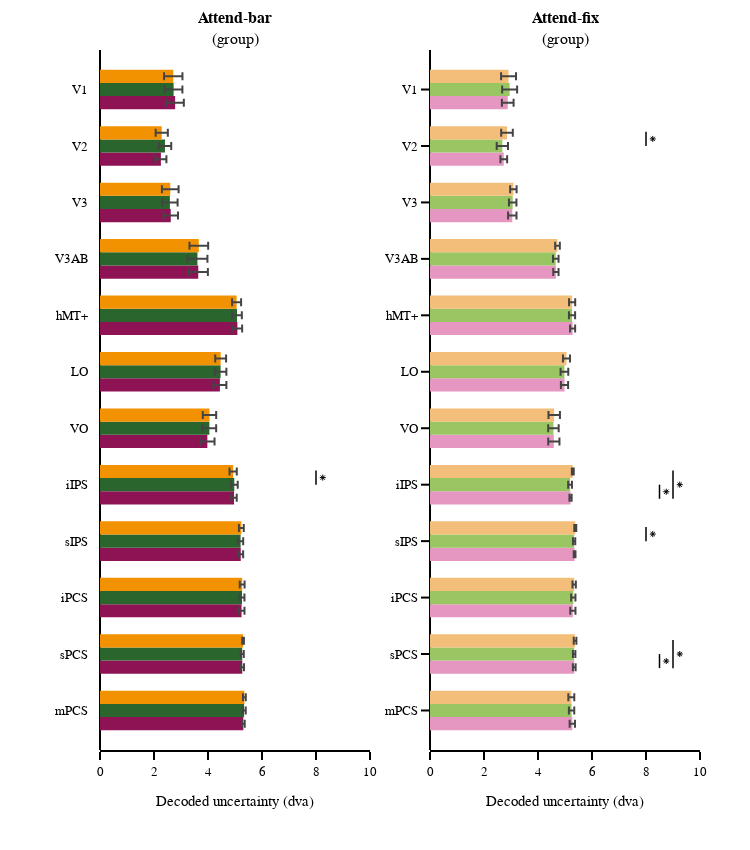

Notebook cell for this chart:
### Code cell
# Subplot settings
rows, cols = 1, 2
row_heights, column_widths =  [1], [1,1]
sb_specs = [[{},{}]]
subplot_width, subplot_height = 300,700

fig_width, fig_height = 0, 0
for column_width in column_widths:fig_width += subplot_width*column_width
for row_height in row_heights: fig_height +=subplot_height*row_height
fig_width = fig_width + margin_l + margin_r
fig_height = fig_height + margin_t + margin_b
subplot_titles = ['<b>Attend-bar</b><br>(group)'.format(subject),
                  '<b>Attend-fix</b><br>(group)'.format(subject)]

fig = make_subplots(rows=rows, cols=cols, specs=sb_specs, print_grid=False, vertical_spacing=0.04, horizontal_spacing=0.1,
                    column_widths=column_widths, row_heights=row_heights,  subplot_titles=subplot_titles)

# Draw figure
for attend_task, attend_task_txt in zip(attend_tasks, attend_tasks_txt):
    if attend_task == 'AttendBar': 
        col = 1
        showlegend = False
        marker_colors = [gc_colors[0], gl_colors[0], gr_colors[0]]
    elif attend_task == 'AttendFix': 
        col = 2 
        marker_colors = [gc_colors[1], gl_colors[1], gr_colors[1]]

    # get data    
    df_stats.roi = pd.Categorical(df_stats.roi,categories=rois)
    x_gc = df_stats_roi.loc[df_stats_roi.attend_task==attend_task].gc_decoded_std_mean
    x_gc_eb = df_stats_roi.loc[df_stats_roi.attend_task==attend_task].gc_decoded_std_sem
    x_gl = df_stats_roi.loc[df_stats_roi.attend_task==attend_task].gl_decoded_std_mean
    x_gl_eb = df_stats_roi.loc[df_stats_roi.attend_task==attend_task].gl_decoded_std_sem
    x_gr = df_stats_roi.loc[df_stats_roi.attend_task==attend_task].gr_decoded_std_mean
    x_gr_eb = df_stats_roi.loc[df_stats_roi.attend_task==attend_task].gr_decoded_std_sem

    # plot data
    fig.append_trace(go.Bar(y=y_rois, x=x_gr, orientation='h', marker_color=marker_colors[2], 
                            hovertemplate=hover, showlegend=showlegend, 
                            legendgroup='gaze-right', name='<i>Gaze right<i>',
                            error_x_type='data', error_x_symmetric=False,
                            error_x_array=x_gr_eb, error_x_arrayminus=x_gr_eb),
                     row=1, col=col)
    
    fig.append_trace(go.Bar(y=y_rois, x=x_gl, orientation='h', marker_color=marker_colors[1], 
                            hovertemplate=hover, showlegend=showlegend, 
                            legendgroup='gaze-left', name='<i>Gaze left<i>',
                            error_x_type='data', error_x_symmetric=False,
                            error_x_array=x_gl_eb, error_x_arrayminus=x_gl_eb),
                     row=1, col=col)
    
    fig.append_trace(go.Bar(y=y_rois, x=x_gc, orientation='h', marker_color=marker_colors[0], 
                            hovertemplate=hover, showlegend=showlegend, 
                            legendgroup='gaze-center', name='<i>Gaze center<i>',
                            error_x_type='data', error_x_symmetric=False,
                            error_x_array=x_gc_eb, error_x_arrayminus=x_gc_eb),
                     row=1, col=col)
    
    # plot stats
    p_flags = np.array(df_stats_roi.loc[df_stats_roi.attend_task==attend_task].gc_gl_p_val_bilateral<0.05)
    for t, p_flag in enumerate(p_flags):
        if p_flag:
            y_line = np.linspace(y_rois[t]+0.25,y_rois[t]-0,10)
            x_line = y_line*0+x_stats_line
            fig.append_trace(go.Scatter(x=x_line,y=y_line, marker_symbol='line-ns-open', showlegend=False, line_width = 1.5,
                                        mode='lines', marker_color='black', hoverinfo='skip'),row=1, col=col)
            
            fig.append_trace(go.Scatter(x=x_line+x_gap_asterisk,
                                        y=[np.mean(y_line)], marker_symbol='asterisk-open', showlegend=False, 
                                        mode='markers', marker_color='black', hoverinfo='skip', marker_size=5),row=1, col=col)
            
    p2_flags = np.array(df_stats_roi.loc[df_stats_roi.attend_task==attend_task].gc_gr_p_val_bilateral<0.05)
    for t, p_flag in enumerate(p2_flags):
        if p_flag:
            y_line = np.linspace(y_rois[t]+0.25,y_rois[t]-0.25,10)
            x_line = y_line*0+x_stats3_line
            fig.append_trace(go.Scatter(x=x_line,y=y_line, marker_symbol='line-ns-open', showlegend=False, line_width = 1.5,
                                        mode='lines', marker_color='black', hoverinfo='skip'),row=1, col=col)
            
            fig.append_trace(go.Scatter(x=x_line+x_gap_asterisk,
                                        y=[np.mean(y_line)], marker_symbol='asterisk-open', showlegend=False, 
                                        mode='markers', marker_color='black', hoverinfo='skip', marker_size=5),row=1, col=col)
            
    p3_flags = np.array(df_stats_roi.loc[df_stats_roi.attend_task==attend_task].gl_gr_p_val_bilateral<0.05)
    for t, p_flag in enumerate(p2_flags):
        if p_flag:
            y_line = np.linspace(y_rois[t]+0,y_rois[t]-0.25,10)
            x_line = y_line*0+x_stats2_line
            fig.append_trace(go.Scatter(x=x_line,y=y_line, marker_symbol='line-ns-open', showlegend=False, line_width = 1.5,
                                        mode='lines', marker_color='black', hoverinfo='skip'),row=1, col=col)
            
            fig.append_trace(go.Scatter(x=x_line+x_gap_asterisk,
                                        y=[np.mean(y_line)], marker_symbol='asterisk-open', showlegend=False, 
                                        mode='markers', marker_color='black', hoverinfo='skip', marker_size=5),row=1, col=col)
                
    
# set figure axis
for xaxis in ['xaxis', 'xaxis2']:
    exec("fig.layout.update({}_range=xaxis_range)".format(xaxis))
    exec("fig.layout.update({}_title=xaxis_title)".format(xaxis))
    exec("fig.layout.update({}_tickvals=xaxis_tickvals)".format(xaxis))
    exec("fig.layout.update({}_ticktext=xaxis_ticktext)".format(xaxis))
    exec("fig.layout.update({}_zeroline=True)".format(xaxis))

for yaxis in ['yaxis', 'yaxis2', ]:
    exec("fig.layout.update({}_range=yaxis_range)".format(yaxis))
    exec("fig.layout.update({}_tickvals=yaxis_tickvals)".format(yaxis))
    exec("fig.layout.update({}_ticktext=yaxis_ticktext)".format(yaxis))

# set axis
for row in np.arange(rows):
    for col in np.arange(cols):
        fig.update_xaxes(visible=True, ticklen=8, linewidth=template_specs['axes_width'], row=row+1, col=col+1)

# set figure
fig.layout.update(yaxis_title='', yaxis_color = 'rgba(0,0,0,0)', yaxis_tickfont_color='black', bargap=0.3, template=fig_template, width=fig_width, height=fig_height, margin_l=margin_l, margin_r=margin_r, margin_t=margin_t, margin_b=margin_b,
                  legend_yanchor='top', legend_y=-0.15,legend_x=-0.05, legend_xanchor='left', legend_bgcolor='rgba(255,255,255,0)', legend_tracegroupgap=1)

# show and save figure
fig.show(config={"displayModeBar": False})
fig.write_image("{}/{}_decode_std2.pdf".format(group_tsv_dir, subject))
fig.write_html("{}/{}_decode_std2.html".format(group_tsv_dir, subject),config={"displayModeBar": False})

### Figure 1 — Plotly figure (JSON) as saved in the notebook; plotly's stock layout.template omitted (floating-point values rounded to 4 significant figures)
{"data": [{"error_x": {"array": [0.322, 0.2042, 0.2663, 0.3552, 0.1764, 0.2395, 0.2657, 0.1005, 0.08953, 0.1088, 0.06281, 0.0514], "arrayminus": [0.322, 0.2042, 0.2663, 0.3552, 0.1764, 0.2395, 0.2657, 0.1005, 0.08953, 0.1088, 0.06281, 0.0514], "symmetric": false, "type": "data"}, "hovertemplate": "ROI: %{y}<br>Decoded uncertainty: %{x:1.2f}", "legendgroup": "gaze-right", "marker": {"color": "rgba(142, 19, 84, 1)"}, "name": "<i>Gaze right<i>", "orientation": "h", "showlegend": false, "type": "bar", "x": [2.783, 2.255, 2.622, 3.64, 5.089, 4.441, 3.976, 4.964, 5.213, 5.242, 5.27, 5.309], "xaxis": "x", "y": [12, 11, 10, 9, 8, 7, 6, 5, 4, 3, 2, 1], "yaxis": "y"}, {"error_x": {"array": [0.3255, 0.2319, 0.2857, 0.37, 0.1779, 0.2142, 0.2522, 0.1269, 0.09634, 0.08984, 0.05711, 0.05983], "arrayminus": [0.3255, 0.2319, 0.2857, 0.37, 0.1779, 0.2142, 0.2522, 0.1269, 0.09634, 0.08984, 0.05711, 0.05983], "symmetric": false, "type": "data"}, "hovertemplate": "ROI: %{y}<br>Decoded uncertainty: %{x:1.2f}", "legendgroup": "gaze-left", "marker": {"color": "rgba(41, 101, 44, 1)"}, "name": "<i>Gaze left<i>", "orientation": "h", "showlegend": false, "type": "bar", "x": [2.726, 2.406, 2.589, 3.609, 5.075, 4.467, 4.05, 4.974, 5.207, 5.26, 5.267, 5.337], "xaxis": "x", "y": [12, 11, 10, 9, 8, 7, 6, 5, 4, 3, 2, 1], "yaxis": "y"}, {"error_x": {"array": [0.3411, 0.2253, 0.3088, 0.3462, 0.167, 0.2009, 0.2485, 0.1347, 0.09037, 0.08988, 0.03137, 0.05146], "arrayminus": [0.3411, 0.2253, 0.3088, 0.3462, 0.167, 0.2009, 0.2485, 0.1347, 0.09037, 0.08988, 0.03137, 0.05146], "symmetric": false, "type": "data"}, "hovertemplate": "ROI: %{y}<br>Decoded uncertainty: %{x:1.2f}", "legendgroup": "gaze-center", "marker": {"color": "rgba(243, 146, 0, 1)"}, "name": "<i>Gaze center<i>", "orientation": "h", "showlegend": false, "type": "bar", "x": [2.713, 2.287, 2.602, 3.66, 5.059, 4.469, 4.055, 4.931, 5.235, 5.265, 5.299, 5.348], "xaxis": "x", "y": [12, 11, 10, 9, 8, 7, 6, 5, 4, 3, 2, 1], "yaxis": "y"}, {"hoverinfo": "skip", "line": {"width": 1.5}, "marker": {"color": "black", "symbol": "line-ns-open"}, "mode": "lines", "showlegend": false, "type": "scatter", "x": [8, 8, 8, 8, 8, 8, 8, 8, 8, 8], "xaxis": "x", "y": [5.25, 5.222, 5.194, 5.167, 5.139, 5.111, 5.083, 5.056, 5.028, 5], "yaxis": "y"}, {"hoverinfo": "skip", "marker": {"color": "black", "size": 5, "symbol": "asterisk-open"}, "mode": "markers", "showlegend": false, "type": "scatter", "x": [8.25, 8.25, 8.25, 8.25, 8.25, 8.25, 8.25, 8.25, 8.25, 8.25], "xaxis": "x", "y": [5.125], "yaxis": "y"}, {"error_x": {"array": [0.2166, 0.124, 0.1563, 0.09785, 0.09316, 0.1332, 0.2079, 0.04036, 0.03267, 0.09618, 0.05113, 0.09896], "arrayminus": [0.2166, 0.124, 0.1563, 0.09785, 0.09316, 0.1332, 0.2079, 0.04036, 0.03267, 0.09618, 0.05113, 0.09896], "symmetric": false, "type": "data"}, "hovertemplate": "ROI: %{y}<br>Decoded uncertainty: %{x:1.2f}", "legendgroup": "gaze-right", "marker": {"color": "rgba(230, 151, 193, 1)"}, "name": "<i>Gaze right<i>", "orientation": "h", "showlegend": false, "type": "bar", "x": [2.879, 2.733, 3.048, 4.663, 5.282, 4.982, 4.587, 5.205, 5.355, 5.291, 5.343, 5.271], "xaxis": "x2", "y": [12, 11, 10, 9, 8, 7, 6, 5, 4, 3, 2, 1], "yaxis": "y2"}, {"error_x": {"array": [0.2766, 0.2089, 0.1384, 0.1038, 0.1142, 0.143, 0.1945, 0.07051, 0.04209, 0.07959, 0.04539, 0.09906], "arrayminus": [0.2766, 0.2089, 0.1384, 0.1038, 0.1142, 0.143, 0.1945, 0.07051, 0.04209, 0.07959, 0.04539, 0.09906], "symmetric": false, "type": "data"}, "hovertemplate": "ROI: %{y}<br>Decoded uncertainty: %{x:1.2f}", "legendgroup": "gaze-left", "marker": {"color": "rgba(153, 198, 98, 1)"}, "name": "<i>Gaze left<i>", "orientation": "h", "showlegend": false, "type": "bar", "x": [2.95, 2.679, 3.063, 4.657, 5.26, 4.979, 4.571, 5.188, 5.337, 5.307, 5.339, 5.243], "xaxis": "x2", "y": [12, 11, 10, 9, 8, 7, 6, 5, 4, 3, 2, 1], "yaxis": "y2"}, {"error_x": {"array": [0.2762, 0.2154, 0.1196, 0.08671, 0.1144, 0.1293, 0.2121, 0.03481, 0.03627, 0.06234, 0.04947, 0.11], "arrayminus": [0.2762, 0.2154, 0.1196, 0.08671, 0.1144, 0.1293, 0.2121, 0.03481, 0.03627, 0.06234, 0.04947, 0.11], "symmetric": false, "type": "data"}, "hovertemplate": "ROI: %{y}<br>Decoded uncertainty: %{x:1.2f}", "legendgroup": "gaze-center", "marker": {"color": "rgba(242, 190, 121, 1)"}, "name": "<i>Gaze center<i>", "orientation": "h", "showlegend": false, "type": "bar", "x": [2.909, 2.852, 3.087, 4.722, 5.264, 5.055, 4.6, 5.289, 5.381, 5.339, 5.373, 5.234], "xaxis": "x2", "y": [12, 11, 10, 9, 8, 7, 6, 5, 4, 3, 2, 1], "yaxis": "y2"}, {"hoverinfo": "skip", "line": {"width": 1.5}, "marker": {"color": "black", "symbol": "line-ns-open"}, "mode": "lines", "showlegend": false, "type": "scatter", "x": [8, 8, 8, 8, 8, 8, 8, 8, 8, 8], "xaxis": "x2", "y": [11.25, 11.22, 11.19, 11.17, 11.14, 11.11, 11.08, 11.06, 11.03, 11], "yaxis": "y2"}, {"hoverinfo": "skip", "marker": {"color": "black", "size": 5, "symbol": "asterisk-open"}, "mode": "markers", "showlegend": false, "type": "scatter", "x": [8.25, 8.25, 8.25, 8.25, 8.25, 8.25, 8.25, 8.25, 8.25, 8.25], "xaxis": "x2", "y": [11.12], "yaxis": "y2"}, {"hoverinfo": "skip", "line": {"width": 1.5}, "marker": {"color": "black", "symbol": "line-ns-open"}, "mode": "lines", "showlegend": false, "type": "scatter", "x": [8, 8, 8, 8, 8, 8, 8, 8, 8, 8], "xaxis": "x2", "y": [4.25, 4.222, 4.194, 4.167, 4.139, 4.111, 4.083, 4.056, 4.028, 4], "yaxis": "y2"}, {"hoverinfo": "skip", "marker": {"color": "black", "size": 5, "symbol": "asterisk-open"}, "mode": "markers", "showlegend": false, "type": "scatter", "x": [8.25, 8.25, 8.25, 8.25, 8.25, 8.25, 8.25, 8.25, 8.25, 8.25], "xaxis": "x2", "y": [4.125], "yaxis": "y2"}, {"hoverinfo": "skip", "line": {"width": 1.5}, "marker": {"color": "black", "symbol": "line-ns-open"}, "mode": "lines", "showlegend": false, "type": "scatter", "x": [9, 9, 9, 9, 9, 9, 9, 9, 9, 9], "xaxis": "x2", "y": [5.25, 5.194, 5.139, 5.083, 5.028, 4.972, 4.917, 4.861, 4.806, 4.75], "yaxis": "y2"}, {"hoverinfo": "skip", "marker": {"color": "black", "size": 5, "symbol": "asterisk-open"}, "mode": "markers", "showlegend": false, "type": "scatter", "x": [9.25, 9.25, 9.25, 9.25, 9.25, 9.25, 9.25, 9.25, 9.25, 9.25], "xaxis": "x2", "y": [5], "yaxis": "y2"}, {"hoverinfo": "skip", "line": {"width": 1.5}, "marker": {"color": "black", "symbol": "line-ns-open"}, "mode": "lines", "showlegend": false, "type": "scatter", "x": [9, 9, 9, 9, 9, 9, 9, 9, 9, 9], "xaxis": "x2", "y": [2.25, 2.194, 2.139, 2.083, 2.028, 1.972, 1.917, 1.861, 1.806, 1.75], "yaxis": "y2"}, {"hoverinfo": "skip", "marker": {"color": "black", "size": 5, "symbol": "asterisk-open"}, "mode": "markers", "showlegend": false, "type": "scatter", "x": [9.25, 9.25, 9.25, 9.25, 9.25, 9.25, 9.25, 9.25, 9.25, 9.25], "xaxis": "x2", "y": [2.0], "yaxis": "y2"}, {"hoverinfo": "skip", "line": {"width": 1.5}, "marker": {"color": "black", "symbol": "line-ns-open"}, "mode": "lines", "showlegend": false, "type": "scatter", "x": [8.5, 8.5, 8.5, 8.5, 8.5, 8.5, 8.5, 8.5, 8.5, 8.5], "xaxis": "x2", "y": [5, 4.972, 4.944, 4.917, 4.889, 4.861, 4.833, 4.806, 4.778, 4.75], "yaxis": "y2"}, {"hoverinfo": "skip", "marker": {"color": "black", "size": 5, "symbol": "asterisk-open"}, "mode": "markers", "showlegend": false, "type": "scatter", "x": [8.75, 8.75, 8.75, 8.75, 8.75, 8.75, 8.75, 8.75, 8.75, 8.75], "xaxis": "x2", "y": [4.875], "yaxis": "y2"}, {"hoverinfo": "skip", "line": {"width": 1.5}, "marker": {"color": "black", "symbol": "line-ns-open"}, "mode": "lines", "showlegend": false, "type": "scatter", "x": [8.5, 8.5, 8.5, 8.5, 8.5, 8.5, 8.5, 8.5, 8.5, 8.5], "xaxis": "x2", "y": [2, 1.972, 1.944, 1.917, 1.889, 1.861, 1.833, 1.806, 1.778, 1.75], "yaxis": "y2"}, {"hoverinfo": "skip", "marker": {"color": "black", "size": 5, "symbol": "asterisk-open"}, "mode": "markers", "showlegend": false, "type": "scatter", "x": [8.75, 8.75, 8.75, 8.75, 8.75, 8.75, 8.75, 8.75, 8.75, 8.75], "xaxis": "x2", "y": [1.875], "yaxis": "y2"}], "layout": {"annotations": [{"font": {"size": 16}, "showarrow": false, "text": "<b>Attend-bar</b><br>(group)", "x": 0.225, "xanchor": "center", "xref": "paper", "y": 1, "yanchor": "bottom", "yref": "paper"}, {"font": {"size": 16}, "showarrow": false, "text": "<b>Attend-fix</b><br>(group)", "x": 0.775, "xanchor": "center", "xref": "paper", "y": 1, "yanchor": "bottom", "yref": "paper"}], "bargap": 0.3, "height": 850, "legend": {"bgcolor": "rgba(255,255,255,0)", "tracegroupgap": 1, "x": -0.05, "xanchor": "left", "y": -0.15, "yanchor": "top"}, "margin": {"b": 100, "l": 100, "r": 50, "t": 50}, "width": 750, "xaxis": {"anchor": "y", "domain": [0, 0.45], "linewidth": 2, "range": [0, 10], "ticklen": 8, "ticktext": ["0", "2", "4", "6", "8", "10"], "tickvals": [0, 2, 4, 6, 8, 10], "title": {"text": "Decoded uncertainty (dva)"}, "type": "linear", "visible": true, "zeroline": true}, "xaxis2": {"anchor": "y2", "domain": [0.55, 1], "linewidth": 2, "range": [0, 10], "ticklen": 8, "ticktext": ["0", "2", "4", "6", "8", "10"], "tickvals": [0, 2, 4, 6, 8, 10], "title": {"text": "Decoded uncertainty (dva)"}, "type": "linear", "visible": true, "zeroline": true}, "yaxis": {"anchor": "x", "color": "rgba(0, 0, 0, 0)", "domain": [0, 1], "range": [0.3, 12.7], "tickfont": {"color": "black"}, "ticktext": ["V1", "V2", "V3", "V3AB", "hMT+", "LO", "VO", "iIPS", "sIPS", "iPCS", "sPCS", "mPCS"], "tickvals": [12, 11, 10, 9, 8, 7, 6, 5, 4, 3, 2, 1], "title": {"text": ""}, "type": "linear"}, "yaxis2": {"anchor": "x2", "domain": [0, 1], "range": [0.3, 12.7], "ticktext": ["V1", "V2", "V3", "V3AB", "hMT+", "LO", "VO", "iIPS", "sIPS", "iPCS", "sPCS", "mPCS"], "tickvals": [12, 11, 10, 9, 8, 7, 6, 5, 4, 3, 2, 1], "type": "linear"}}}
